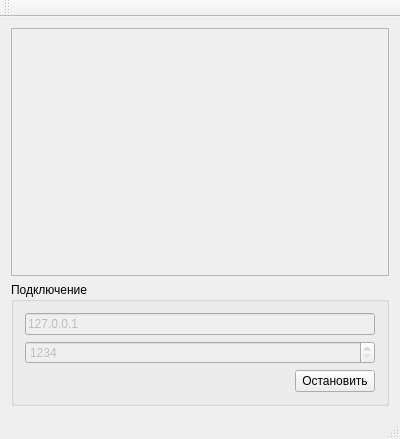
<?xml version="1.0" encoding="UTF-8"?>
<ui version="4.0">
 <class>MainWindow</class>
 <widget class="QMainWindow" name="MainWindow">
  <property name="geometry">
   <rect>
    <x>0</x>
    <y>0</y>
    <width>400</width>
    <height>439</height>
   </rect>
  </property>
  <property name="windowTitle">
   <string>MainWindow</string>
  </property>
  <widget class="QWidget" name="centralWidget">
   <layout class="QVBoxLayout" name="verticalLayout_2">
    <item>
     <widget class="QTextEdit" name="log">
      <property name="enabled">
       <bool>false</bool>
      </property>
     </widget>
    </item>
    <item>
     <widget class="QGroupBox" name="groupBox">
      <property name="title">
       <string>Подключение</string>
      </property>
      <layout class="QVBoxLayout" name="verticalLayout">
       <item>
        <widget class="QLineEdit" name="ip">
         <property name="enabled">
          <bool>false</bool>
         </property>
         <property name="text">
          <string>127.0.0.1</string>
         </property>
        </widget>
       </item>
       <item>
        <widget class="QSpinBox" name="port">
         <property name="enabled">
          <bool>false</bool>
         </property>
         <property name="minimum">
          <number>1234</number>
         </property>
         <property name="maximum">
          <number>2000</number>
         </property>
        </widget>
       </item>
       <item>
        <layout class="QHBoxLayout" name="horizontalLayout">
         <item>
          <spacer name="horizontalSpacer">
           <property name="orientation">
            <enum>Qt::Horizontal</enum>
           </property>
           <property name="sizeHint" stdset="0">
            <size>
             <width>40</width>
             <height>20</height>
            </size>
           </property>
          </spacer>
         </item>
         <item>
          <widget class="QPushButton" name="connect">
           <property name="text">
            <string>Остановить</string>
           </property>
          </widget>
         </item>
        </layout>
       </item>
      </layout>
     </widget>
    </item>
   </layout>
  </widget>
  <widget class="QMenuBar" name="menuBar">
   <property name="geometry">
    <rect>
     <x>0</x>
     <y>0</y>
     <width>400</width>
     <height>21</height>
    </rect>
   </property>
  </widget>
  <widget class="QToolBar" name="mainToolBar">
   <attribute name="toolBarArea">
    <enum>TopToolBarArea</enum>
   </attribute>
   <attribute name="toolBarBreak">
    <bool>false</bool>
   </attribute>
  </widget>
  <widget class="QStatusBar" name="statusBar"/>
 </widget>
 <layoutdefault spacing="6" margin="11"/>
 <resources/>
 <connections/>
</ui>
